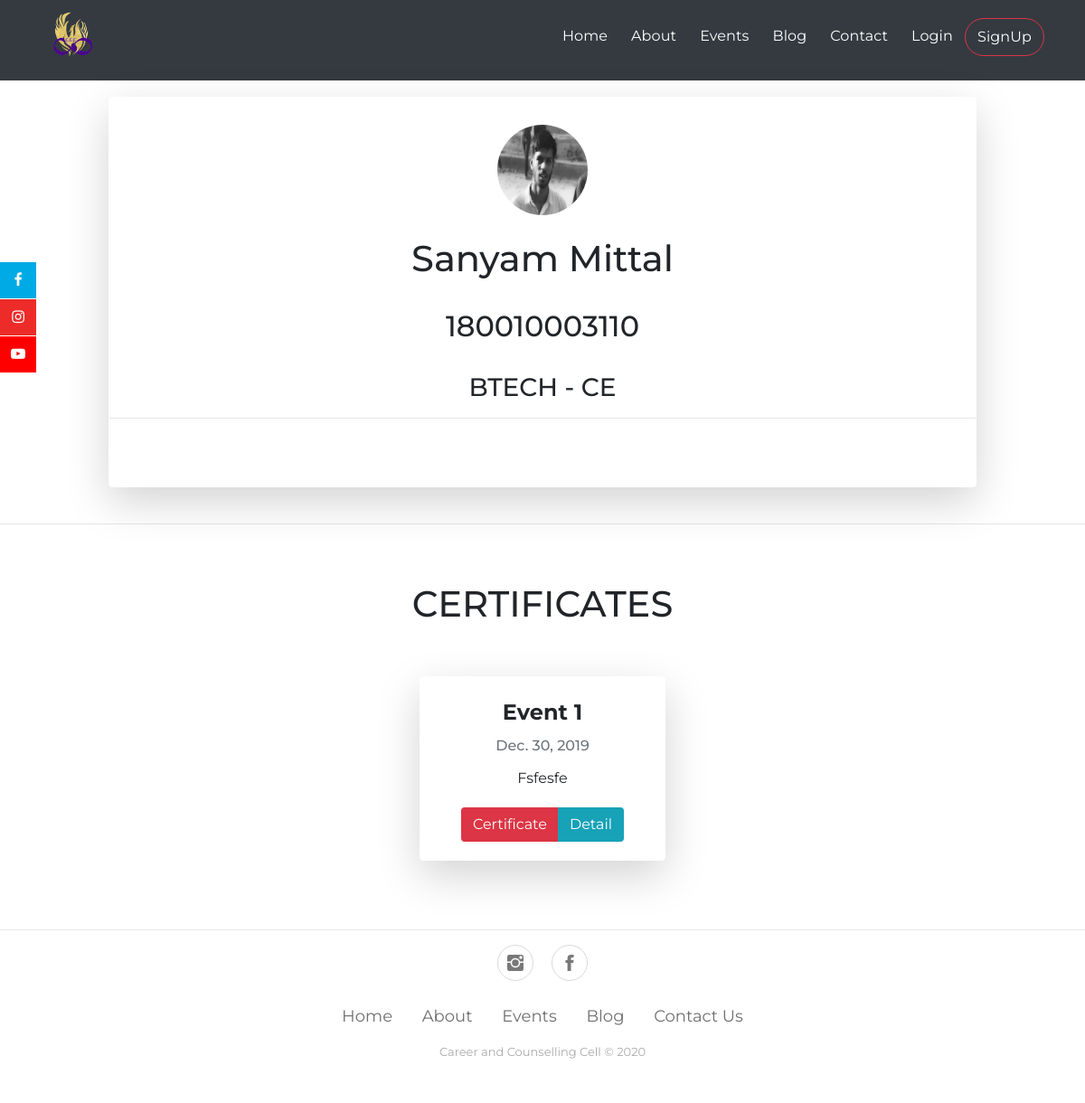
Before: /accounts/sanyam/ with the older database file.
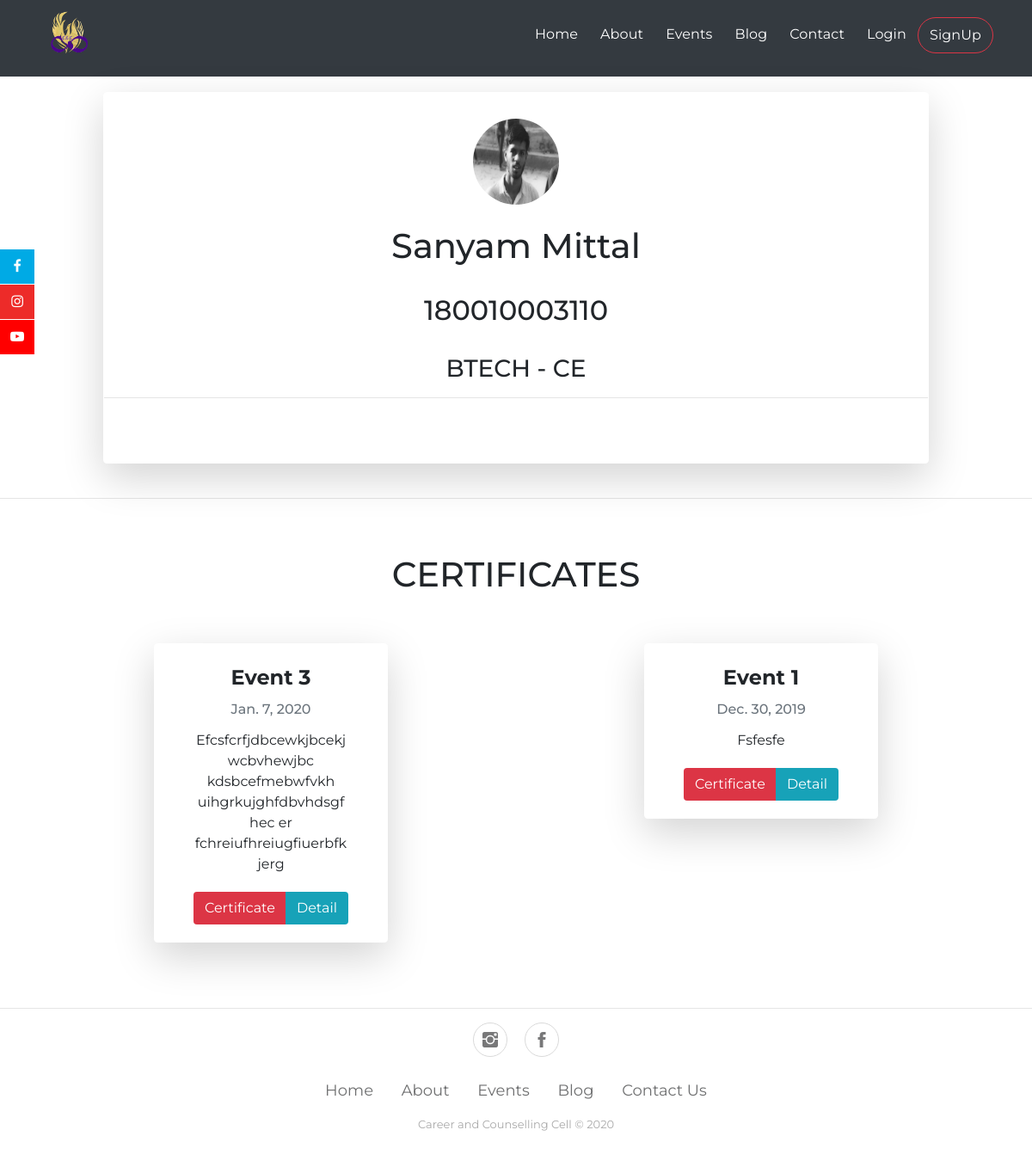
After: the same page with the newer database file.
### events/models.py (models this page shows, shortened)
class Registration(models.Model):
    user = models.ForeignKey(User, on_delete=models.CASCADE, verbose_name='registrations')
    event = models.ForeignKey(Event, on_delete=models.CASCADE)
    date = models.DateTimeField(auto_now_add=True)
    attended = models.CharField(choices=(('A', 'Attended'), ('NA', 'Not Attended')), max_length=10, default='NA')
    class Meta:
        ordering = ['-date']

class Event(models.Model):
    event_name = models.CharField(max_length=100)
    description = models.CharField(max_length=1000)
    content = models.TextField(max_length=5000, blank=True, null=True)
    date = models.DateField()
    pic1 = models.ImageField(default=None, upload_to='event pics', blank=True, null=True)
    pic2 = models.ImageField(default=None, upload_to='event pics', blank=True, null=True)
    pic3 = models.ImageField(default=None, upload_to='event pics', blank=True, null=True)
    pic4 = models.ImageField(default=None, upload_to='event pics', blank=True, null=True)
    pic5 = models.ImageField(default=None, upload_to='event pics', blank=True, null=True)
    pic6 = models.ImageField(default=None, upload_to='event pics', blank=True, null=True)
    pic7 = models.ImageField(default=None, upload_to='event pics', blank=True, null=True)
    pic8 = models.ImageField(default=None, upload_to='event pics', blank=True, null=True)
    pic9 = models.ImageField(default=None, upload_to='event pics', blank=True, null=True)
    pic10 = models.ImageField(default=None, upload_to='event pics', blank=True, null=True)
    pic11 = models.ImageField(default=None, upload_to='event pics', blank=True, null=True) ##for home only
    status = models.CharField(default=True, choices=(('True', 'Upcoming'), ('False', 'Happened')), max_length=10)
    class Meta:
        ordering = ['-date']

### accounts/views.py (the view)
# urls.py: path('<username>/', views.ProfileDashboard, name='dashboard'),
def ProfileDashboard(request, username):
    user = request.user
    user_instance = get_object_or_404(User, username=username)
    user_instance_profile = get_object_or_404(UserProfile, user=user_instance)
    registration = Registration.objects.filter(user=user_instance)
    context = {
        'user': user,
        'user_instance': user_instance,
        'certificates': registration,
        'profile': user_instance_profile,
    }
    return render(request, 'accounts/profile1.html', context)

### accounts/templates/accounts/profile1.html (shortened to what this page needs)
{% extends 'base.html' %}
{% load static %}
{% block content %}
                {% include 'accounts/profile card.html' %}
{% endblock %}

### accounts/templates/accounts/profile card.html (shortened to what this page needs)
    <center>
    <div class="card profilebody border-white border rounded shadow-lg" style="width: 80%; height: 30rem; margin-top: -150px; height: 27rem;">
            <div class="profile">
                <div class="profilephoto" style="margin-top: 30px;">
                    {% if user_instance.userprofile.pic %}
                    <a href="#">
                        <img src="{{user_instance.userprofile.pic.url}}" height="100" width="100" class="rounded-circle">
                    </a>
                    {% endif %}
                </div>
                <div class="profiledetails">
                    <br>
                    <h1>{{user_instance.first_name|capfirst}} {{ user_instance.last_name|capfirst }}</h1>
                    <br>
                    <h2>{{profile.roll_no}}</h2><br>
                    <h3><p>{{profile.course}} - {{ profile.branch }}</p></h3>
                    <hr>
                </div>
            </div>
    </div>
    </center>
    <br>
    <hr>
    <div class="container certibody">
        <center>
            <h1>
                <br>
                CERTIFICATES
            </h1>
            <br><br>
        {% if user_instance.registration_set.exists %}
                <div class="row user-list">
                {% for registration in certificates %}
                {% if registration.attended == 'A'%}
                    <div class="col item">
                        <div class="card border-white border rounded shadow-lg" data-bs-hover-animate="pulse" style="width: 17rem; height: auto;">
                            <div class="card-body">
                                <h4 class="card-title" style="margin-top: 5px;"><strong>{{ registration.event.event_name|capfirst }}</strong></h4>
                                <h6 class="text-muted card-subtitle mb-2" style="margin-top: 0px;">{{ registration.event.date }}</h6>
                                <p class="card-text" style="width: 180px;margin-top: 15px;margin-bottom: 20px;">{{ registration.event.description|capfirst }}</p>
                                <div class="btn-group" role="group">
                                    <button class="btn bg-danger" type="button" ><a href="{% url 'events:certificate' user_instance.username registration.event.id %}">Certificate</a></button>
                                    <br>
                                    <button class="btn bg-info" type="button"><a href="{% url 'events:events_detail' registration.event.id %}">Detail</a></button>
                                </div>
                            </div>
                        </div>
                    </div>
                {% endif %}
                {% endfor %}
                </div>
        {% endif %}
        </center>
    </div>

Changed rows visible on the page:
added Registration: event.event_name "Event 3", event "Jan. 7, 2020", event.description "Efcsfcrfjdbcewkjbcekjwcbvhewjbc kdsbcefmebwfvkh uihgrkujghfdbvhdsgfhec er fchreiufhreiugfiuerbfkjerg"
